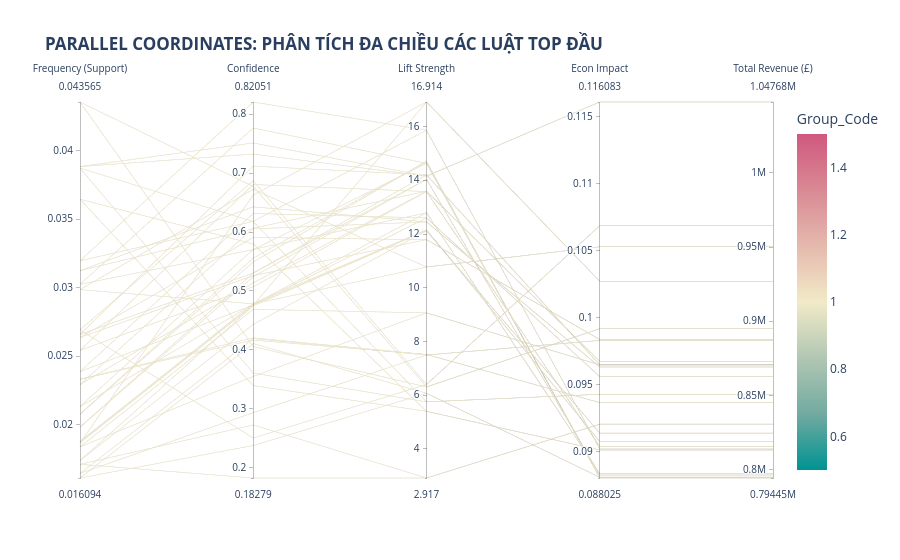

The cell this chart's notebook holds for it:
### Code cell
# Chuẩn bị dữ liệu (Lấy top 50 luật)
par_df = financial_rules.head(50).copy()

# Map Strategy Group sang số để tô màu
group_map = {"⭐ STARS (Ngôi sao)": 1, "💎 HIDDEN GEMS (Báu vật ẩn)": 2, "🐄 CASH COWS (Bò sữa)": 3, "🐕 DOGS (Chó mực)": 4}
par_df['Group_Code'] = par_df['Strategy_Group'].map(group_map)

fig = px.parallel_coordinates(
    par_df,
    dimensions=['support', 'confidence', 'lift', 'Weighted_Support', 'Revenue'],
    color="Group_Code",
    color_continuous_scale=px.colors.diverging.Tealrose,
    labels={
        "support": "Frequency (Support)",
        "confidence": "Confidence",
        "lift": "Lift Strength",
        "Weighted_Support": "Econ Impact",
        "Revenue": "Total Revenue (£)"
    },
    title="<b>PARALLEL COORDINATES: PHÂN TÍCH ĐA CHIỀU CÁC LUẬT TOP ĐẦU</b>",
)

fig.show()
